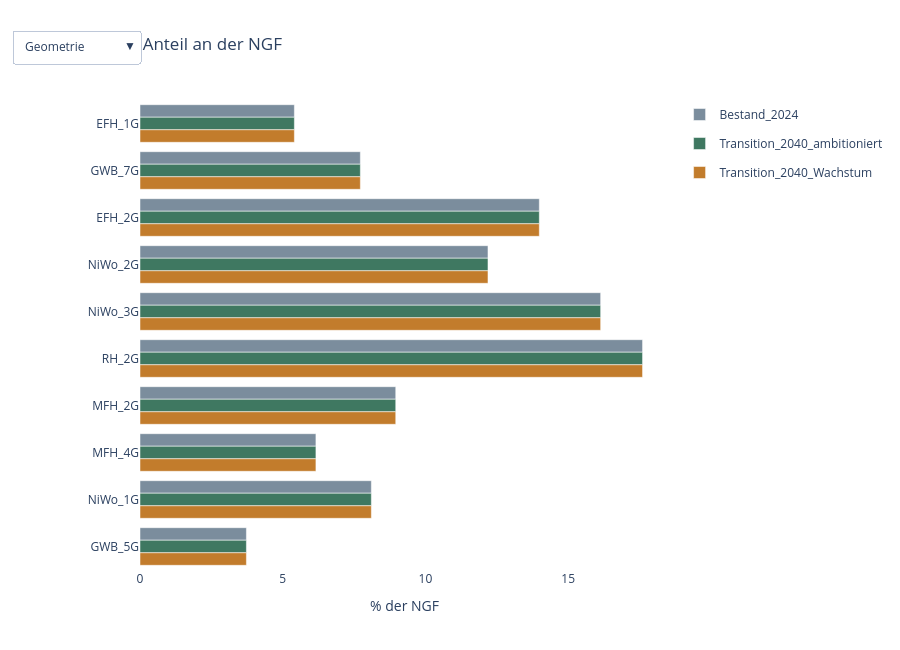

Notebook code for this chart:
### Markdown cell above
## Gesamtübersicht

- **Was:** Alle Szenarien nebeneinander: Flächen, Anteile und Energiekennwerte.
- **Eingaben:** gemeinsame Kennwerttabelle
- **Rechnet oder liest:** liest
- **Annahmen:** –
- **Interpretation:** Zustandswerte je Jahr; keine Aussagen über Flüsse zwischen den Zuständen.
- **Sperrende Fehler:** –

### Code cell
display(erg['uebersicht'])
sv.grafik_uebersicht(erg).show()

### Figure 1 — Plotly figure (JSON) as saved in the notebook; plotly's stock layout.template omitted (floating-point values rounded to 4 significant figures)
{"data": [{"legendgroup": "Bestand_2024", "marker": {"color": "#7B8D9D"}, "name": "Bestand_2024", "orientation": "h", "showlegend": true, "type": "bar", "visible": true, "x": [5.408, 7.719, 13.99, 12.19, 16.14, 17.6, 8.959, 6.163, 8.104, 3.727], "y": ["EFH_1G", "GWB_7G", "EFH_2G", "NiWo_2G", "NiWo_3G", "RH_2G", "MFH_2G", "MFH_4G", "NiWo_1G", "GWB_5G"]}, {"legendgroup": "Transition_2040_ambitioniert", "marker": {"color": "#3F7861"}, "name": "Transition_2040_ambitioniert", "orientation": "h", "showlegend": true, "type": "bar", "visible": true, "x": [5.408, 7.719, 13.99, 12.19, 16.14, 17.6, 8.959, 6.163, 8.104, 3.727], "y": ["EFH_1G", "GWB_7G", "EFH_2G", "NiWo_2G", "NiWo_3G", "RH_2G", "MFH_2G", "MFH_4G", "NiWo_1G", "GWB_5G"]}, {"legendgroup": "Transition_2040_Wachstum", "marker": {"color": "#C27C2C"}, "name": "Transition_2040_Wachstum", "orientation": "h", "showlegend": true, "type": "bar", "visible": true, "x": [5.408, 7.719, 13.99, 12.19, 16.14, 17.6, 8.959, 6.163, 8.104, 3.727], "y": ["EFH_1G", "GWB_7G", "EFH_2G", "NiWo_2G", "NiWo_3G", "RH_2G", "MFH_2G", "MFH_4G", "NiWo_1G", "GWB_5G"]}, {"legendgroup": "Bestand_2024", "marker": {"color": "#7B8D9D"}, "name": "Bestand_2024", "orientation": "h", "showlegend": true, "type": "bar", "visible": false, "x": [9.78, 3.39, 5, 16.19, 8.85, 8.84, 6.51, 27.56, 13.88], "y": ["vor1919", "1919-44", "1945-59", "1960-79", "1980-89", "1990-99", "Neu_10cm", "Neu_20cm", "Neu_30cm"]}, {"legendgroup": "Transition_2040_ambitioniert", "marker": {"color": "#3F7861"}, "name": "Transition_2040_ambitioniert", "orientation": "h", "showlegend": true, "type": "bar", "visible": false, "x": [2, 2, 2, 0, 0, 8.28, 6.098, 35, 44.62], "y": ["vor1919", "1919-44", "1945-59", "1960-79", "1980-89", "1990-99", "Neu_10cm", "Neu_20cm", "Neu_30cm"]}, {"legendgroup": "Transition_2040_Wachstum", "marker": {"color": "#C27C2C"}, "name": "Transition_2040_Wachstum", "orientation": "h", "showlegend": true, "type": "bar", "visible": false, "x": [4, 2, 3, 7, 4, 8.28, 6.098, 30.62, 35], "y": ["vor1919", "1919-44", "1945-59", "1960-79", "1980-89", "1990-99", "Neu_10cm", "Neu_20cm", "Neu_30cm"]}, {"legendgroup": "Bestand_2024", "marker": {"color": "#7B8D9D"}, "name": "Bestand_2024", "orientation": "h", "showlegend": true, "type": "bar", "visible": false, "x": [1.432, 0.4568, 7.679, 1.432, 30, 18, 22, 13, 6], "y": ["WP_Sole", "WP_Wasser", "WP_Luft", "WP_Sole_fc", "DH", "Bio", "Erdgas", "Oel", "Elektro"]}, {"legendgroup": "Transition_2040_ambitioniert", "marker": {"color": "#3F7861"}, "name": "Transition_2040_ambitioniert", "orientation": "h", "showlegend": true, "type": "bar", "visible": false, "x": [12.52, 11.6, 18.37, 12.52, 30, 15, 0, 0, 0], "y": ["WP_Sole", "WP_Wasser", "WP_Luft", "WP_Sole_fc", "DH", "Bio", "Erdgas", "Oel", "Elektro"]}, {"legendgroup": "Transition_2040_Wachstum", "marker": {"color": "#C27C2C"}, "name": "Transition_2040_Wachstum", "orientation": "h", "showlegend": true, "type": "bar", "visible": false, "x": [7.015, 6.102, 12.87, 7.015, 38, 20, 2, 1, 6], "y": ["WP_Sole", "WP_Wasser", "WP_Luft", "WP_Sole_fc", "DH", "Bio", "Erdgas", "Oel", "Elektro"]}, {"legendgroup": "Bestand_2024", "marker": {"color": "#7B8D9D"}, "name": "Bestand_2024", "orientation": "h", "showlegend": true, "type": "bar", "visible": false, "x": [80, 15, 3, 2], "y": ["PV0", "PV30", "PV70", "PV90"]}, {"legendgroup": "Transition_2040_ambitioniert", "marker": {"color": "#3F7861"}, "name": "Transition_2040_ambitioniert", "orientation": "h", "showlegend": true, "type": "bar", "visible": false, "x": [50, 15, 15, 20], "y": ["PV0", "PV30", "PV70", "PV90"]}, {"legendgroup": "Transition_2040_Wachstum", "marker": {"color": "#C27C2C"}, "name": "Transition_2040_Wachstum", "orientation": "h", "showlegend": true, "type": "bar", "visible": false, "x": [50, 25, 15, 10], "y": ["PV0", "PV30", "PV70", "PV90"]}, {"legendgroup": "Bestand_2024", "marker": {"color": "#7B8D9D"}, "name": "Bestand_2024", "orientation": "h", "showlegend": true, "type": "bar", "visible": false, "x": [99.93, 0.0716], "y": ["noFlex", "Flex"]}, {"legendgroup": "Transition_2040_ambitioniert", "marker": {"color": "#3F7861"}, "name": "Transition_2040_ambitioniert", "orientation": "h", "showlegend": true, "type": "bar", "visible": false, "x": [99.37, 0.6258], "y": ["noFlex", "Flex"]}, {"legendgroup": "Transition_2040_Wachstum", "marker": {"color": "#C27C2C"}, "name": "Transition_2040_Wachstum", "orientation": "h", "showlegend": true, "type": "bar", "visible": false, "x": [99.65, 0.3508], "y": ["noFlex", "Flex"]}, {"legendgroup": "Bestand_2024", "marker": {"color": "#7B8D9D"}, "name": "Bestand_2024", "orientation": "h", "showlegend": true, "type": "bar", "visible": false, "x": [60.78, 39.22], "y": ["Wien", "Innsbruck"]}, {"legendgroup": "Transition_2040_ambitioniert", "marker": {"color": "#3F7861"}, "name": "Transition_2040_ambitioniert", "orientation": "h", "showlegend": true, "type": "bar", "visible": false, "x": [60.78, 39.22], "y": ["Wien", "Innsbruck"]}, {"legendgroup": "Transition_2040_Wachstum", "marker": {"color": "#C27C2C"}, "name": "Transition_2040_Wachstum", "orientation": "h", "showlegend": true, "type": "bar", "visible": false, "x": [60.78, 39.22], "y": ["Wien", "Innsbruck"]}, {"legendgroup": "Bestand_2024", "marker": {"color": "#7B8D9D"}, "name": "Bestand_2024", "orientation": "h", "showlegend": true, "type": "bar", "visible": false, "x": [24.56, 37.72, 37.72], "y": ["Leicht", "mittel", "schwer"]}, {"legendgroup": "Transition_2040_ambitioniert", "marker": {"color": "#3F7861"}, "name": "Transition_2040_ambitioniert", "orientation": "h", "showlegend": true, "type": "bar", "visible": false, "x": [24.56, 37.72, 37.72], "y": ["Leicht", "mittel", "schwer"]}, {"legendgroup": "Transition_2040_Wachstum", "marker": {"color": "#C27C2C"}, "name": "Transition_2040_Wachstum", "orientation": "h", "showlegend": true, "type": "bar", "visible": false, "x": [24.56, 37.72, 37.72], "y": ["Leicht", "mittel", "schwer"]}], "layout": {"barmode": "group", "height": 650, "title": {"text": "Geometrie · Anteil an der NGF"}, "updatemenus": [{"buttons": [{"args": [{"visible": [true, true, true, false, false, false, false, false, false, false, false, false, false, false, false, false, false, false, false, false, false]}, {"title": "Geometrie · Anteil an der NGF"}], "label": "Geometrie", "method": "update"}, {"args": [{"visible": [false, false, false, true, true, true, false, false, false, false, false, false, false, false, false, false, false, false, false, false, false]}, {"title": "Qualität · Anteil an der NGF"}], "label": "Qualität", "method": "update"}, {"args": [{"visible": [false, false, false, false, false, false, true, true, true, false, false, false, false, false, false, false, false, false, false, false, false]}, {"title": "Planversorgung · Anteil an der NGF"}], "label": "Planversorgung", "method": "update"}, {"args": [{"visible": [false, false, false, false, false, false, false, false, false, true, true, true, false, false, false, false, false, false, false, false, false]}, {"title": "PV · Anteil an der NGF"}], "label": "PV", "method": "update"}, {"args": [{"visible": [false, false, false, false, false, false, false, false, false, false, false, false, true, true, true, false, false, false, false, false, false]}, {"title": "Flexibilität · Anteil an der NGF"}], "label": "Flexibilität", "method": "update"}, {"args": [{"visible": [false, false, false, false, false, false, false, false, false, false, false, false, false, false, false, true, true, true, false, false, false]}, {"title": "Wetter · Anteil an der NGF"}], "label": "Wetter", "method": "update"}, {"args": [{"visible": [false, false, false, false, false, false, false, false, false, false, false, false, false, false, false, false, false, false, true, true, true]}, {"title": "Speichermasse · Anteil an der NGF"}], "label": "Speichermasse", "method": "update"}], "x": 0, "y": 1.15}], "xaxis": {"title": {"text": "% der NGF"}}, "yaxis": {"autorange": "reversed"}}}
